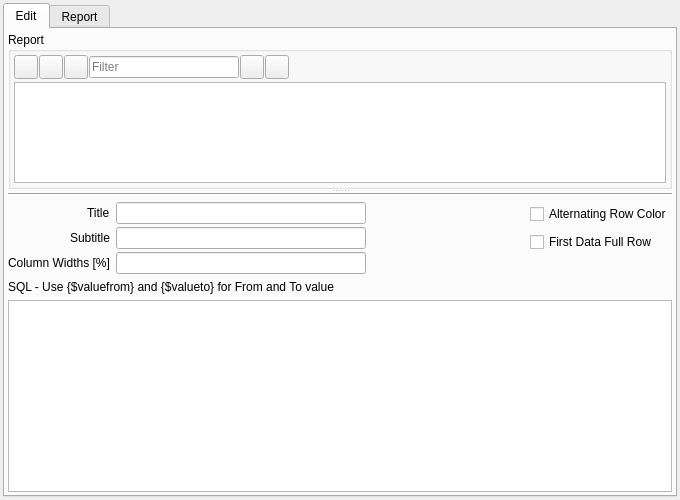
<?xml version="1.0" encoding="UTF-8"?>
<ui version="4.0">
 <class>DB_SimpleReportWidget</class>
 <widget class="QWidget" name="DB_SimpleReportWidget">
  <property name="geometry">
   <rect>
    <x>0</x>
    <y>0</y>
    <width>680</width>
    <height>500</height>
   </rect>
  </property>
  <property name="windowTitle">
   <string>Dialog</string>
  </property>
  <layout class="QGridLayout" name="gridLayout">
   <property name="leftMargin">
    <number>3</number>
   </property>
   <property name="topMargin">
    <number>3</number>
   </property>
   <property name="rightMargin">
    <number>3</number>
   </property>
   <property name="bottomMargin">
    <number>3</number>
   </property>
   <property name="spacing">
    <number>3</number>
   </property>
   <item row="0" column="0">
    <widget class="QTabWidget" name="tabWidget">
     <property name="currentIndex">
      <number>0</number>
     </property>
     <widget class="QWidget" name="tabEdit">
      <attribute name="title">
       <string>Edit</string>
      </attribute>
      <layout class="QGridLayout" name="gridLayout_4">
       <property name="leftMargin">
        <number>3</number>
       </property>
       <property name="topMargin">
        <number>3</number>
       </property>
       <property name="rightMargin">
        <number>3</number>
       </property>
       <property name="bottomMargin">
        <number>3</number>
       </property>
       <property name="spacing">
        <number>3</number>
       </property>
       <item row="0" column="0">
        <widget class="QSplitter" name="splitter">
         <property name="orientation">
          <enum>Qt::Vertical</enum>
         </property>
         <widget class="QGroupBox" name="gbReportTable">
          <property name="sizePolicy">
           <sizepolicy hsizetype="Preferred" vsizetype="Expanding">
            <horstretch>0</horstretch>
            <verstretch>1</verstretch>
           </sizepolicy>
          </property>
          <property name="minimumSize">
           <size>
            <width>0</width>
            <height>0</height>
           </size>
          </property>
          <property name="title">
           <string>Report</string>
          </property>
          <layout class="QGridLayout" name="gridLayout_5">
           <property name="leftMargin">
            <number>3</number>
           </property>
           <property name="topMargin">
            <number>3</number>
           </property>
           <property name="rightMargin">
            <number>3</number>
           </property>
           <property name="bottomMargin">
            <number>3</number>
           </property>
           <property name="spacing">
            <number>3</number>
           </property>
           <item row="0" column="0">
            <layout class="QHBoxLayout" name="hlAdd_2">
             <property name="spacing">
              <number>1</number>
             </property>
             <item>
              <widget class="QToolButton" name="pbAdd">
               <property name="minimumSize">
                <size>
                 <width>24</width>
                 <height>24</height>
                </size>
               </property>
               <property name="maximumSize">
                <size>
                 <width>24</width>
                 <height>24</height>
                </size>
               </property>
               <property name="toolTip">
                <string>Add simple report</string>
               </property>
               <property name="text">
                <string/>
               </property>
               <property name="icon">
                <iconset resource="db.qrc">
                 <normaloff>:/images/icons/add.png</normaloff>:/images/icons/add.png</iconset>
               </property>
               <property name="iconSize">
                <size>
                 <width>16</width>
                 <height>16</height>
                </size>
               </property>
              </widget>
             </item>
             <item>
              <widget class="QToolButton" name="pbDelete">
               <property name="minimumSize">
                <size>
                 <width>24</width>
                 <height>24</height>
                </size>
               </property>
               <property name="maximumSize">
                <size>
                 <width>24</width>
                 <height>24</height>
                </size>
               </property>
               <property name="toolTip">
                <string>Delete simple report</string>
               </property>
               <property name="text">
                <string/>
               </property>
               <property name="icon">
                <iconset resource="db.qrc">
                 <normaloff>:/images/icons/delete.png</normaloff>:/images/icons/delete.png</iconset>
               </property>
               <property name="iconSize">
                <size>
                 <width>16</width>
                 <height>16</height>
                </size>
               </property>
              </widget>
             </item>
             <item>
              <widget class="QToolButton" name="pbSave">
               <property name="minimumSize">
                <size>
                 <width>24</width>
                 <height>24</height>
                </size>
               </property>
               <property name="maximumSize">
                <size>
                 <width>24</width>
                 <height>24</height>
                </size>
               </property>
               <property name="toolTip">
                <string>Save to database</string>
               </property>
               <property name="text">
                <string/>
               </property>
               <property name="icon">
                <iconset resource="db.qrc">
                 <normaloff>:/images/icons/database_save.png</normaloff>:/images/icons/database_save.png</iconset>
               </property>
              </widget>
             </item>
             <item>
              <widget class="QLineEdit" name="leFilter">
               <property name="minimumSize">
                <size>
                 <width>100</width>
                 <height>0</height>
                </size>
               </property>
               <property name="maximumSize">
                <size>
                 <width>150</width>
                 <height>16777215</height>
                </size>
               </property>
               <property name="placeholderText">
                <string>Filter</string>
               </property>
              </widget>
             </item>
             <item>
              <widget class="QToolButton" name="pbFilterOn">
               <property name="minimumSize">
                <size>
                 <width>24</width>
                 <height>24</height>
                </size>
               </property>
               <property name="maximumSize">
                <size>
                 <width>24</width>
                 <height>24</height>
                </size>
               </property>
               <property name="toolTip">
                <string>Filter on</string>
               </property>
               <property name="text">
                <string/>
               </property>
               <property name="icon">
                <iconset resource="db.qrc">
                 <normaloff>:/images/icons/filter.png</normaloff>:/images/icons/filter.png</iconset>
               </property>
              </widget>
             </item>
             <item>
              <widget class="QToolButton" name="pbFilterOff">
               <property name="minimumSize">
                <size>
                 <width>24</width>
                 <height>24</height>
                </size>
               </property>
               <property name="maximumSize">
                <size>
                 <width>24</width>
                 <height>24</height>
                </size>
               </property>
               <property name="toolTip">
                <string>Filter off</string>
               </property>
               <property name="text">
                <string/>
               </property>
               <property name="icon">
                <iconset resource="db.qrc">
                 <normaloff>:/images/icons/filter_empty.png</normaloff>:/images/icons/filter_empty.png</iconset>
               </property>
              </widget>
             </item>
             <item>
              <spacer name="horizontalSpacer">
               <property name="orientation">
                <enum>Qt::Horizontal</enum>
               </property>
               <property name="sizeType">
                <enum>QSizePolicy::Expanding</enum>
               </property>
               <property name="sizeHint" stdset="0">
                <size>
                 <width>20</width>
                 <height>20</height>
                </size>
               </property>
              </spacer>
             </item>
            </layout>
           </item>
           <item row="1" column="0">
            <widget class="QTableView" name="tv">
             <property name="sizePolicy">
              <sizepolicy hsizetype="Expanding" vsizetype="Expanding">
               <horstretch>0</horstretch>
               <verstretch>1</verstretch>
              </sizepolicy>
             </property>
             <property name="sizeIncrement">
              <size>
               <width>1</width>
               <height>1</height>
              </size>
             </property>
            </widget>
           </item>
          </layout>
         </widget>
         <widget class="QWidget" name="layoutWidget">
          <layout class="QGridLayout" name="gridLayout_3">
           <item row="1" column="0">
            <layout class="QFormLayout" name="formLayout">
             <property name="labelAlignment">
              <set>Qt::AlignRight|Qt::AlignTrailing|Qt::AlignVCenter</set>
             </property>
             <property name="verticalSpacing">
              <number>3</number>
             </property>
             <item row="0" column="0">
              <widget class="QLabel" name="lblTitle">
               <property name="text">
                <string>Title</string>
               </property>
              </widget>
             </item>
             <item row="0" column="1">
              <widget class="QLineEdit" name="leTitle">
               <property name="maximumSize">
                <size>
                 <width>250</width>
                 <height>16777215</height>
                </size>
               </property>
              </widget>
             </item>
             <item row="1" column="0">
              <widget class="QLabel" name="lblSubTitle">
               <property name="text">
                <string>Subtitle</string>
               </property>
              </widget>
             </item>
             <item row="1" column="1">
              <widget class="QLineEdit" name="leSubtitle">
               <property name="maximumSize">
                <size>
                 <width>250</width>
                 <height>16777215</height>
                </size>
               </property>
              </widget>
             </item>
             <item row="2" column="0">
              <widget class="QLabel" name="label">
               <property name="text">
                <string>Column Widths [%]</string>
               </property>
              </widget>
             </item>
             <item row="2" column="1">
              <widget class="QLineEdit" name="leColumnWidths">
               <property name="maximumSize">
                <size>
                 <width>250</width>
                 <height>16777215</height>
                </size>
               </property>
              </widget>
             </item>
            </layout>
           </item>
           <item row="1" column="1">
            <layout class="QVBoxLayout" name="verticalLayout">
             <item>
              <widget class="QCheckBox" name="chbAlternatingRow">
               <property name="text">
                <string>Alternating Row Color</string>
               </property>
              </widget>
             </item>
             <item>
              <widget class="QCheckBox" name="chbFirstDataFull">
               <property name="text">
                <string>First Data Full Row</string>
               </property>
              </widget>
             </item>
             <item>
              <spacer name="verticalSpacer">
               <property name="orientation">
                <enum>Qt::Vertical</enum>
               </property>
               <property name="sizeType">
                <enum>QSizePolicy::Minimum</enum>
               </property>
               <property name="sizeHint" stdset="0">
                <size>
                 <width>20</width>
                 <height>20</height>
                </size>
               </property>
              </spacer>
             </item>
            </layout>
           </item>
           <item row="2" column="0" colspan="2">
            <layout class="QVBoxLayout" name="verticalLayout_2">
             <item>
              <widget class="QLabel" name="lblSql">
               <property name="text">
                <string>SQL - Use {$valuefrom} and {$valueto} for From and To value</string>
               </property>
              </widget>
             </item>
             <item>
              <widget class="QPlainTextEdit" name="pteSql"/>
             </item>
            </layout>
           </item>
           <item row="0" column="0" colspan="2">
            <widget class="Line" name="line">
             <property name="orientation">
              <enum>Qt::Horizontal</enum>
             </property>
            </widget>
           </item>
          </layout>
         </widget>
        </widget>
       </item>
      </layout>
     </widget>
     <widget class="QWidget" name="tabReport">
      <attribute name="title">
       <string>Report</string>
      </attribute>
      <layout class="QGridLayout" name="gridLayout_2">
       <property name="leftMargin">
        <number>3</number>
       </property>
       <property name="topMargin">
        <number>3</number>
       </property>
       <property name="rightMargin">
        <number>3</number>
       </property>
       <property name="bottomMargin">
        <number>3</number>
       </property>
       <property name="spacing">
        <number>3</number>
       </property>
       <item row="0" column="0">
        <layout class="QHBoxLayout" name="horizontalLayout_2">
         <item>
          <widget class="QLabel" name="lblCustomerFrom">
           <property name="text">
            <string>Value - From:</string>
           </property>
          </widget>
         </item>
         <item>
          <widget class="QComboBox" name="cbFromValue">
           <property name="minimumSize">
            <size>
             <width>160</width>
             <height>0</height>
            </size>
           </property>
           <property name="editable">
            <bool>true</bool>
           </property>
           <property name="maxVisibleItems">
            <number>15</number>
           </property>
          </widget>
         </item>
         <item>
          <widget class="QLabel" name="label_4">
           <property name="text">
            <string>To:</string>
           </property>
          </widget>
         </item>
         <item>
          <widget class="QComboBox" name="cbToValue">
           <property name="minimumSize">
            <size>
             <width>160</width>
             <height>0</height>
            </size>
           </property>
           <property name="editable">
            <bool>true</bool>
           </property>
           <property name="maxVisibleItems">
            <number>15</number>
           </property>
          </widget>
         </item>
         <item>
          <widget class="QToolButton" name="pbRefresh">
           <property name="minimumSize">
            <size>
             <width>24</width>
             <height>24</height>
            </size>
           </property>
           <property name="maximumSize">
            <size>
             <width>24</width>
             <height>24</height>
            </size>
           </property>
           <property name="toolTip">
            <string>Refresh report</string>
           </property>
           <property name="text">
            <string/>
           </property>
           <property name="icon">
            <iconset resource="db.qrc">
             <normaloff>:/images/icons/arrow_refresh.png</normaloff>:/images/icons/arrow_refresh.png</iconset>
           </property>
          </widget>
         </item>
         <item>
          <spacer name="horizontalSpacer_2">
           <property name="orientation">
            <enum>Qt::Horizontal</enum>
           </property>
           <property name="sizeType">
            <enum>QSizePolicy::Expanding</enum>
           </property>
           <property name="sizeHint" stdset="0">
            <size>
             <width>40</width>
             <height>20</height>
            </size>
           </property>
          </spacer>
         </item>
        </layout>
       </item>
       <item row="1" column="0">
        <widget class="RB_TextEdit" name="teReport"/>
       </item>
      </layout>
     </widget>
    </widget>
   </item>
  </layout>
 </widget>
 <customwidgets>
  <customwidget>
   <class>RB_TextEdit</class>
   <extends>QTextEdit</extends>
   <header location="global">rb_textedit.h</header>
  </customwidget>
 </customwidgets>
 <tabstops>
  <tabstop>tv</tabstop>
  <tabstop>pbAdd</tabstop>
  <tabstop>pbDelete</tabstop>
  <tabstop>pbSave</tabstop>
  <tabstop>leFilter</tabstop>
  <tabstop>pbFilterOn</tabstop>
  <tabstop>pbFilterOff</tabstop>
  <tabstop>leTitle</tabstop>
  <tabstop>leSubtitle</tabstop>
  <tabstop>leColumnWidths</tabstop>
  <tabstop>chbAlternatingRow</tabstop>
  <tabstop>chbFirstDataFull</tabstop>
  <tabstop>pteSql</tabstop>
  <tabstop>tabWidget</tabstop>
  <tabstop>teReport</tabstop>
  <tabstop>cbFromValue</tabstop>
  <tabstop>cbToValue</tabstop>
  <tabstop>pbRefresh</tabstop>
 </tabstops>
 <resources>
  <include location="db.qrc"/>
 </resources>
 <connections/>
</ui>
